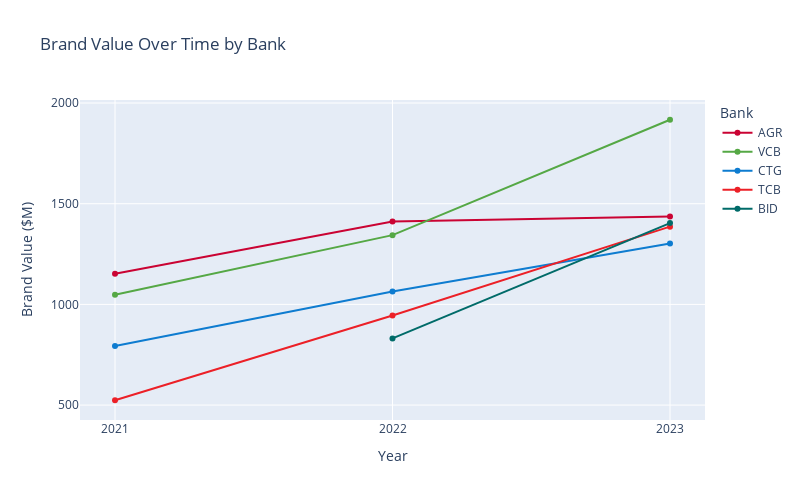

Here is the notebook cell this chart was saved with:
### Markdown cell above
#### **1.3. Xem xét sự thay đổi giá trị thương hiệu của 5 ngân hàng này**

### Code cell
# Lọc bỏ các dòng có giá trị None (NaN) trong cột Brand value ($M)
brand_value_df = brand_value_df.dropna(subset=['Brand value ($M)'])

# Chuyển đổi cột Year thành kiểu số nguyên
brand_value_df['Year'] = brand_value_df['Year'].astype(int)

# Tạo biểu đồ đường cho mỗi ngân hàng
fig = px.line(
    brand_value_df,
    x='Year',
    y='Brand value ($M)',
    color='Stock symbol',
    markers=True,
    title='Brand Value Over Time by Bank',
    labels={
        'Year': 'Year',
        'Brand value ($M)': 'Brand Value ($M)'
    },
    hover_data={
        'Bank': True,
        'Brand value change (%)': True,
        'World rank': True,
        'Vietnam rank': True
    },
)

# Gán màu từ từ điển màu cho từng ngân hàng
for bank, color in colors.items():
    fig.for_each_trace(lambda trace: trace.update(line=dict(color=color)) if trace.name == bank else (), selector=dict(name=bank))

# Thêm chú thích cho từng đường biểu đồ
fig.update_layout(legend_title="Bank")

fig.update_yaxes(tick0=500, dtick=500)

# Đảm bảo các giá trị năm là số nguyên
fig.update_layout(
    xaxis=dict(
        tickmode='linear',
        tick0=brand_value_df['Year'].min(),
        dtick=1
    ),
    yaxis_title='Brand Value ($M)',  # Thêm tiêu đề cho trục y
    width=800,
    height=500
)
fig.show()

### Figure 1 — Plotly figure (JSON) as saved in the notebook; plotly's stock layout.template omitted (floating-point values rounded to 4 significant figures)
{"data": [{"customdata": [["Agribank", null, 173, 1], ["Agribank", 22.5, 157, 1], ["Agribank", 2, 159, 2]], "hovertemplate": "Stock symbol=AGR<br>Year=%{x}<br>Brand Value ($M)=%{y}<br>Bank=%{customdata[0]}<br>Brand value change (%)=%{customdata[1]}<br>World rank=%{customdata[2]}<br>Vietnam rank=%{customdata[3]}<extra></extra>", "legendgroup": "AGR", "line": {"color": "#ca0333", "dash": "solid"}, "marker": {"symbol": "circle"}, "mode": "markers+lines", "name": "AGR", "orientation": "v", "showlegend": true, "type": "scatter", "x": [2021, 2022, 2023], "xaxis": "x", "y": [1152, 1412, 1436], "yaxis": "y"}, {"customdata": [["Vietcombank", null, 180, 2], ["Vietcombank", 28.2, 162, 2], ["Vietcombank", 42.7, 137, 1]], "hovertemplate": "Stock symbol=VCB<br>Year=%{x}<br>Brand Value ($M)=%{y}<br>Bank=%{customdata[0]}<br>Brand value change (%)=%{customdata[1]}<br>World rank=%{customdata[2]}<br>Vietnam rank=%{customdata[3]}<extra></extra>", "legendgroup": "VCB", "line": {"color": "#55A845", "dash": "solid"}, "marker": {"symbol": "circle"}, "mode": "markers+lines", "name": "VCB", "orientation": "v", "showlegend": true, "type": "scatter", "x": [2021, 2022, 2023], "xaxis": "x", "y": [1048, 1344, 1917], "yaxis": "y"}, {"customdata": [["VietinBank", null, 216, 3], ["VietinBank", 34.2, 184, 3], ["VietinBank", 22, 171, 5]], "hovertemplate": "Stock symbol=CTG<br>Year=%{x}<br>Brand Value ($M)=%{y}<br>Bank=%{customdata[0]}<br>Brand value change (%)=%{customdata[1]}<br>World rank=%{customdata[2]}<br>Vietnam rank=%{customdata[3]}<extra></extra>", "legendgroup": "CTG", "line": {"color": "#0e7cd0", "dash": "solid"}, "marker": {"symbol": "circle"}, "mode": "markers+lines", "name": "CTG", "orientation": "v", "showlegend": true, "type": "scatter", "x": [2021, 2022, 2023], "xaxis": "x", "y": [793, 1064, 1302], "yaxis": "y"}, {"customdata": [["Techcombank", null, 270, 6], ["Techcombank", 80.4, 196, 4], ["Techcombank", 47, 163, 4]], "hovertemplate": "Stock symbol=TCB<br>Year=%{x}<br>Brand Value ($M)=%{y}<br>Bank=%{customdata[0]}<br>Brand value change (%)=%{customdata[1]}<br>World rank=%{customdata[2]}<br>Vietnam rank=%{customdata[3]}<extra></extra>", "legendgroup": "TCB", "line": {"color": "#ec2027", "dash": "solid"}, "marker": {"symbol": "circle"}, "mode": "markers+lines", "name": "TCB", "orientation": "v", "showlegend": true, "type": "scatter", "x": [2021, 2022, 2023], "xaxis": "x", "y": [524, 945, 1386], "yaxis": "y"}, {"customdata": [["BIDV", null, 212, 6], ["BIDV", 69, 161, 3]], "hovertemplate": "Stock symbol=BID<br>Year=%{x}<br>Brand Value ($M)=%{y}<br>Bank=%{customdata[0]}<br>Brand value change (%)=%{customdata[1]}<br>World rank=%{customdata[2]}<br>Vietnam rank=%{customdata[3]}<extra></extra>", "legendgroup": "BID", "line": {"color": "#006b69", "dash": "solid"}, "marker": {"symbol": "circle"}, "mode": "markers+lines", "name": "BID", "orientation": "v", "showlegend": true, "type": "scatter", "x": [2022, 2023], "xaxis": "x", "y": [831, 1404], "yaxis": "y"}], "layout": {"height": 500, "legend": {"title": {"text": "Bank"}, "tracegroupgap": 0}, "title": {"text": "Brand Value Over Time by Bank"}, "width": 800, "xaxis": {"anchor": "y", "domain": [0, 1], "dtick": 1, "tick0": 2021, "tickmode": "linear", "title": {"text": "Year"}}, "yaxis": {"anchor": "x", "domain": [0, 1], "dtick": 500, "tick0": 500, "title": {"text": "Brand Value ($M)"}}}}
